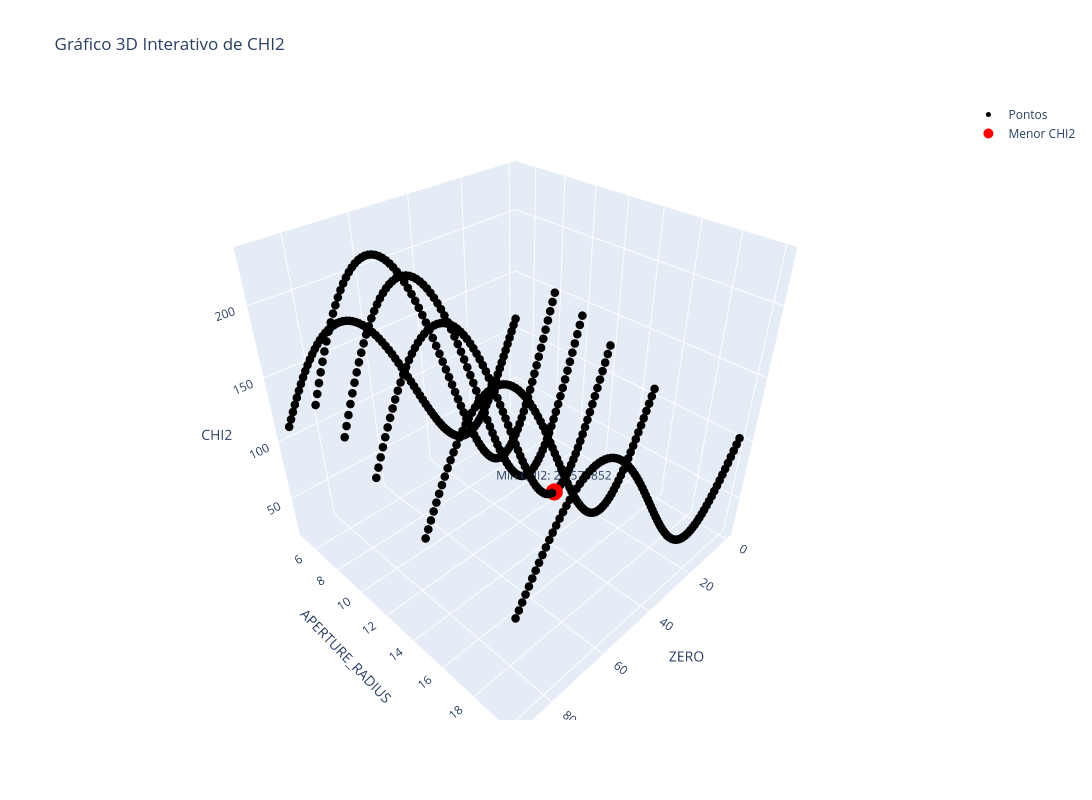

Notebook code for this chart:
### Code cell
# Criando listas para os dados
chi2 = []
aper = []
zero = []

for j in range(len(range_aper)):
    for i in range(len(range_zero)):
        z = produto3D[j][i]['CHI2']
        x = produto3D[j][i]['ZERO'].nominal
        y = produto3D[j][i]['APERTURE_RADIUS']
        
        chi2.append(z)
        zero.append(x)
        aper.append(y)

# Encontrando o menor valor de CHI2 e seus respectivos ZERO e APERTURE_RADIUS
min_chi2_index = np.argmin(chi2)
min_chi2 = chi2[min_chi2_index]
min_zero = zero[min_chi2_index]
min_aper = aper[min_chi2_index]

# Exibir os valores na tela
print(f"Smallest CHI2 found: {min_chi2:.6f}")
print(f"corresponding ZERO: {min_zero:.3f}")
print(f"corresponding APERTURE_RADIUS: {min_aper:.3f}")

# Criando a figura interativa
fig = go.Figure()

# Adicionando os pontos normais
fig.add_trace(go.Scatter3d(
    x=zero, y=aper, z=chi2,
    mode='markers',
    marker=dict(size=5, color='black'),
    name='Pontos'
))

# Adicionando o ponto de menor CHI2 em vermelho
fig.add_trace(go.Scatter3d(
    x=[min_zero], y=[min_aper], z=[min_chi2],
    mode='markers+text',
    marker=dict(size=10, color='red'),
    text=[f"Min CHI2: {min_chi2:.6f}"],
    textposition="top center",
    name='Menor CHI2'
))

# Ajustando os rótulos e aumentando o tamanho do gráfico
fig.update_layout(
    title="Gráfico 3D Interativo de CHI2",
    scene=dict(
        xaxis=dict(title="ZERO"),# range=[24.5, 26.0]),
        yaxis=dict(title="APERTURE_RADIUS"),# range=[5, 18]),
        zaxis=dict(title="CHI2")#, range=[0.0001, 0.1])
    ),
    width=1200,
    height=800
)

# Exibir o gráfico interativo
fig.show()

### Figure 1 — Plotly figure (JSON) as saved in the notebook; plotly's stock layout.template omitted (floating-point values rounded to 4 significant figures; data arrays with more than 128 entries replaced by an {"elided": "..."} marker saying what was removed)
{"data": [{"marker": {"color": "black", "size": 5}, "mode": "markers", "name": "Pontos", "type": "scatter3d", "x": {"elided": "1547 int values"}, "y": {"elided": "1547 int values"}, "z": {"elided": "1547 float values"}}, {"marker": {"color": "red", "size": 10}, "mode": "markers+text", "name": "Menor CHI2", "text": ["Min CHI2: 21.570852"], "textposition": "top center", "type": "scatter3d", "x": [24], "y": [12], "z": [21.57]}], "layout": {"height": 800, "scene": {"xaxis": {"title": {"text": "ZERO"}}, "yaxis": {"title": {"text": "APERTURE_RADIUS"}}, "zaxis": {"title": {"text": "CHI2"}}}, "title": {"text": "Gráfico 3D Interativo de CHI2"}, "width": 1200}}
